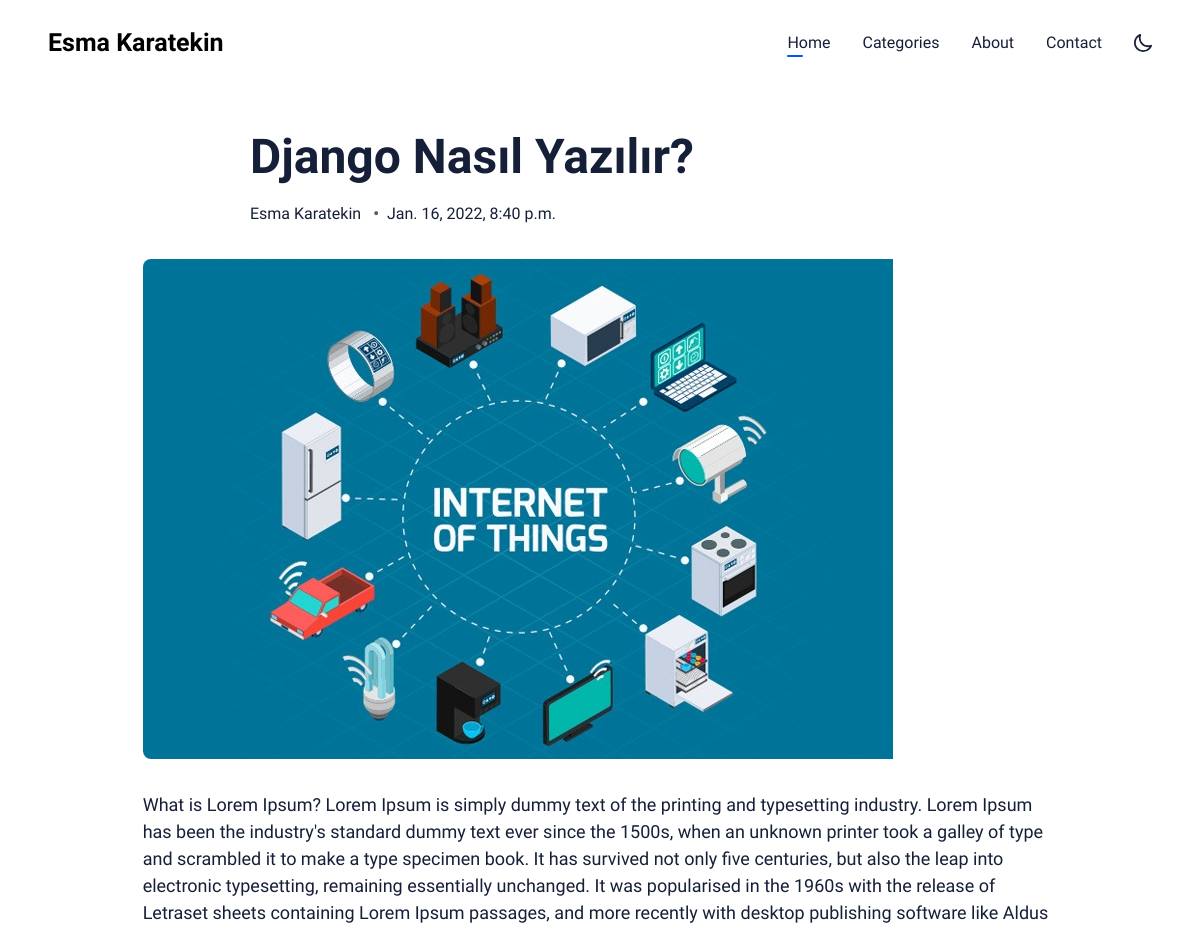
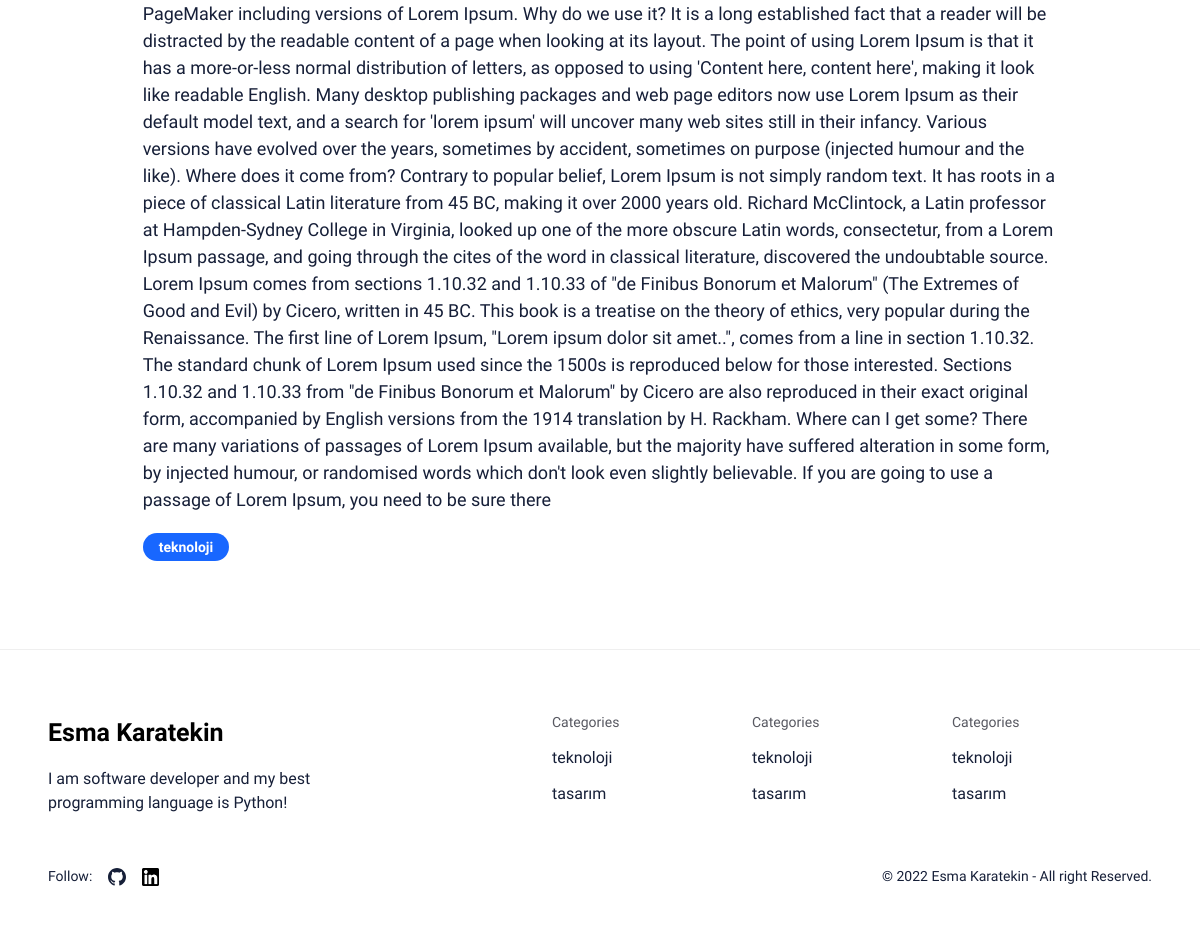
/blog-detay/1, run on the app's committed database (2 pictures, top to bottom).
### blog/models/makale.py (models this page shows, shortened)
class Makale(models.Model):
    baslik = models.CharField(max_length=30)
    yayinlanma_tarihi = models.DateTimeField(auto_now_add=True, editable=False)
    kategori = models.ForeignKey(KategoriModel, on_delete=models.SET_NULL,null=True)
    yazar = models.ForeignKey(User, on_delete=models.CASCADE)
    icerik = models.TextField()
    resim = models.ImageField(upload_to="blog/")

### blog/models/kategori.py (models this page shows, shortened)
class KategoriModel(models.Model):
    isim=models.CharField(max_length=30,blank=False,null=False)
    slug = AutoSlugField(populate_from='isim', unique=True)
    class Meta:
        db_table='kategori'

### blog/views.py (the view)
# urls.py: path('blog-detay/<int:id>', blog_detay, name="blog_detay")
def blog_detay(request, id):
    makale = get_object_or_404(Makale, id=id)
    context ={
        "makale": makale,
        "kategoriler": KategoriModel.objects.all()
    }
    return render(request ,"blog-detay.html", context)

### templates/blog-detay.html
{% extends 'base.html' %}
{% block content %}
    <div class="main">
        <div class="container">
            <div class="row">
                <div class="col-lg-10 offset-lg-1">
                    <article class="single-post">
                        <header class="post-header">
                            <h1 class="post-title">
                                 {{ makale.baslik }}
                            </h1>
                            <div class="post-meta flex">
                                <div class="author-list flex">
                                    <a href="#" class="author-name">
                                        {{ makale.yazar.get_full_name }}
                                    </a>&nbsp;
                                </div>
                                <time class="post-date" datetime="2020-06-10">{{ makale.yayinlanma_tarihi }}</time>
                            </div>
                        </header>
                        <div class="featured-image-wrap">
                            <img class="featured-image" loading="lazy"
                                src="{{ makale.resim.url }}" alt="makale resmi">
                        </div>
                        <div class="post-content">
                            {{ makale.icerik }}
                        </div>
                        <div class="post-footer">
                            <div class="tag-wrap">
                                <a href="#">{{ makale.kategori.isim }}</a>
                            </div>
                        </div>
                    </article>
                </div>
            </div>
        </div>
    </div>
{% endblock %}

### templates/base.html (shortened to what this page needs)
<!DOCTYPE html>
<html lang="en" data-theme="system">
<head>
    <link href="/static/css/screen.min82dc.css?v=bf817f0b8a" rel="stylesheet">
    <link rel="stylesheet" type="text/css" href="/static/css/cards.min82dc.css?v=bf817f0b8a">
</head>
<body class="home-template" data-nav="sticky">
<div class="site-wrap">
    <header class="site-header">
        <div class="container header-inner justify-space-between">
            <div class="header-logo flex">
                <a href="/" class="logo-img theme-light-logo">
                    <span class="custom-logo-black">
                        Esma Karatekin
                    </span>
                </a>
            </div>
            <div class="header-right flex" data-theme-icon="true">
                <nav class="header-nav" role="navigation" aria-label="Main navigation">
                    <ul class="header-nav-list no-style-list" role="menu">
                        <li class="nav-item" role="menuitem">
                            <a href="/" class="nav-current">Home</a>
                        </li>
                        <li class="nav-item" role="menuitem">
                            <a href="#">Categories</a>
                        </li>
                        <li class="nav-item" role="menuitem">
                            <a href="#">About</a>
                        </li>
                        <li class="nav-item" role="menuitem">
                            <a href="#">Contact</a>
                        </li>
                    </ul>
                </nav>
                <div class="icon-items-wrap flex">
                    <a href="javascript:;" class="nav-icon theme-icon flex js-toggle-dark-light"
                       aria-label="Toggle theme">
                        <div class="toggle-mode flex">
                            <span class="dark"><svg><use xlink:href="#i-moon"/></svg></span>
                        </div>
                    </a>
                </div>
            </div>
        </div>
    </header>
    {% block content %}{% endblock %}
    <footer class="site-footer">
        <div class="container">
            <div class="footer-top">
                <div class="row">
                    <div class="col-lg-5">
                        <div class="footer-widget widget-about">
                            <div class="widget-content">
                                <div class="footer-logo-wrap">
                                    <a href="/" class="logo-img theme-light-logo">
                                        <span class="custom-logo-black">
                                            Esma Karatekin
                                        </span>
                                    </a>
                                </div>
                                <div class="site-description">
                                    I am software developer and my best programming language is Python!
                                </div>
                            </div>
                        </div>
                    </div>
                    <div class="col-lg-7">
                        <div class="widget secondary-nav flex">
                            <div class="nav-col">
                                <h3 class="title h6">Categories</h3>
                                <nav>
                                    <ul class="no-style-list">
                                        {% for i in kategoriler %}
                                            <li class="nav-link"><a href="#">{{ i.isim }}</a></li>
                                        {% endfor %}
                                    </ul>
                                </nav>
                            </div>
                            <div class="nav-col">
                                <h3 class="title h6">Categories</h3>
                                <nav>
                                    <ul class="no-style-list">
                                        {% for i in kategoriler %}
                                            <li class="nav-link"><a href="#">{{ i.isim }}</a></li>
                                        {% endfor %}
                                    </ul>
                                </nav>
                            </div>
                            <div class="nav-col">
                                <h3 class="title h6">Categories</h3>
                                <nav>
                                    <ul class="no-style-list">
                                        {% for i in kategoriler %}
                                            <li class="nav-link"><a href="#">{{ i.isim }}</a></li>
                                        {% endfor %}
                                    </ul>
                                </nav>
                            </div>
                        </div>
                    </div>
                </div>
            </div>
            <div class="footer-bottom flex justify-space-between">
                <div class="social-links-wrap flex">
                    <span class="title">Follow:</span>
                            <div class="social-links flex">
                                <a href="https://github.com/esmakaratekin" target="_blank" aria-label="github link">
                                </a>
                                <a href="https://www.linkedin.com/in/esmakaratekin/" target="_blank"
                                   aria-label="github link">
                                    <img src="/static/images/linkedin.png" class="linkedin" alt="linkedin icon">
                                </a>
                            </div>
                </div>
                <div class="copyright">
                    &copy; 2022 <a href="/">Esma Karatekin</a> - All right Reserved.
                </div>
            </div>
        </div>
    </footer>
</div>
</body>
</html>

### templates/base.html (style rules this page uses)
:root { --ghost-accent-color: #0057FF; }
.custom-logo-black { font-size: 25px; color: black; font-weight: 600; }
.linkedin { width: 17px; }
.post-content, .post-footer { max-width: 100% !important; }
.post-footer { margin-top: 20px !important; }

### data on the page
Makale: baslik "Django Nasıl Yazılır?", yazar.get_full_name "Esma Karatekin", yayinlanma_tarihi "Jan. 16, 2022, 8:40 p.m.", resim (picture), icerik "What is Lorem Ipsum? Lorem Ipsum is simply dummy text of the printing and typesetting industry. Lorem Ipsum has been the industry's standard dummy text ever since the 1500s, when an unknown printer took a galley of type and scrambled it to make a type specimen book. It has survived not only five centuries, but also the leap into electronic typesetting, remaining essentially unchanged. It was popularised in the 1960s with the release of Letraset sheets containing Lorem Ipsum passages, and more recently with desktop publishing software like Aldus PageMaker including versions of Lorem Ipsum. Why do we use it? It is a long established fact that a reader will be distracted by the readable…", kategori.isim "teknoloji"
KategoriModel: isim "teknoloji"
KategoriModel: isim "tasarım"
